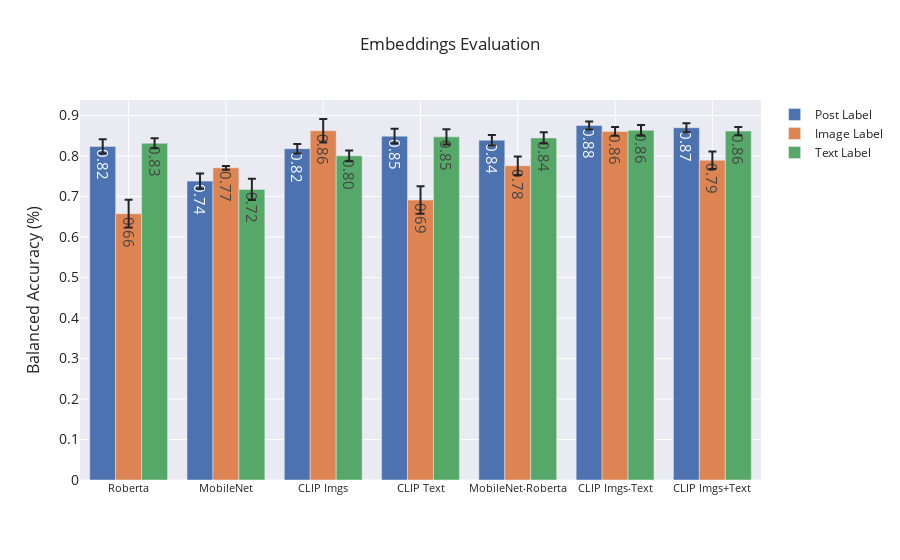

Notebook code for this chart:
### Code cell
import plotly.graph_objects as go
data = resuls_dataframe.copy()
data = data.set_index('Embedding')
data = data.rename({'Roberta_embeddings':'Roberta',
                                        'MobileNet_embeddings':'MobileNet',
                                        'MobileNet_Roberta_embeddings':'MobileNet⋅Roberta',
                                        'clip_imgs_embeddings' : 'CLIP Imgs',
                                        'clip_text_embeddings': 'CLIP Text',
                                        'clip_imgs_cat_text_embeddings': 'CLIP Imgs⋅Text',
                                        'clip_imgs_sum_text_embeddings': 'CLIP Imgs+Text'
                                       },axis='index')


fig = go.Figure()
fig.add_trace(go.Bar(
    name='Post Label',
    x=data.index, y=data['Post_ACC_test'],
    error_y=dict(type='data', array=data['Post_ACC_test_std'],
                ),
   
))
fig.add_trace(go.Bar(
    name='Image Label',
    x=data.index,  y=data['Img_ACC_test'],
    error_y=dict(type='data', array=data['Img_ACC_test_std']),
))
fig.add_trace(go.Bar(
    name='Text Label',
    x=data.index, y=data['Txt_ACC_test'],
    error_y=dict(type='data', array=data['Txt_ACC_test_std']),
))
fig.update_traces(texttemplate='%{y:.2f}', textposition='auto',textfont_size=15)
fig.update_layout(barmode='group',
                 
                title='Embeddings Evaluation',
                xaxis_tickfont_size=11,
                yaxis=dict(
                title='Balanced Accuracy (%)',
                titlefont_size=16,
                tickfont_size=14,
                ),
                template='seaborn'
                 
                 )
fig.write_image("embeddings_experiment.pdf", width= 1500,height=300, scale=10)
fig.show()

### Figure 1 — Plotly figure (JSON) as saved in the notebook; plotly's stock layout.template omitted (floating-point values rounded to 4 significant figures)
{"data": [{"error_y": {"array": [0.01761, 0.01877, 0.01159, 0.01836, 0.01284, 0.009983, 0.01101], "type": "data"}, "name": "Post Label", "textfont": {"size": 15}, "textposition": "auto", "texttemplate": "%{y:.2f}", "type": "bar", "x": ["Roberta", "MobileNet", "CLIP Imgs", "CLIP Text", "MobileNet⋅Roberta", "CLIP Imgs⋅Text", "CLIP Imgs+Text"], "y": [0.8234, 0.7378, 0.8179, 0.8489, 0.839, 0.8751, 0.8695]}, {"error_y": {"array": [0.03422, 0.004778, 0.0289, 0.03393, 0.02274, 0.01086, 0.02145], "type": "data"}, "name": "Image Label", "textfont": {"size": 15}, "textposition": "auto", "texttemplate": "%{y:.2f}", "type": "bar", "x": ["Roberta", "MobileNet", "CLIP Imgs", "CLIP Text", "MobileNet⋅Roberta", "CLIP Imgs⋅Text", "CLIP Imgs+Text"], "y": [0.6575, 0.7707, 0.8623, 0.6911, 0.7759, 0.8605, 0.7894]}, {"error_y": {"array": [0.01215, 0.02603, 0.01352, 0.01867, 0.0138, 0.01319, 0.01023], "type": "data"}, "name": "Text Label", "textfont": {"size": 15}, "textposition": "auto", "texttemplate": "%{y:.2f}", "type": "bar", "x": ["Roberta", "MobileNet", "CLIP Imgs", "CLIP Text", "MobileNet⋅Roberta", "CLIP Imgs⋅Text", "CLIP Imgs+Text"], "y": [0.8313, 0.7174, 0.8002, 0.8471, 0.8445, 0.8633, 0.8613]}], "layout": {"autosize": true, "barmode": "group", "title": {"text": "Embeddings Evaluation"}, "xaxis": {"autorange": true, "range": [-0.5, 6.5], "tickfont": {"size": 11}, "type": "category"}, "yaxis": {"autorange": true, "range": [0, 0.9381], "tickfont": {"size": 14}, "title": {"font": {"size": 16}, "text": "Balanced Accuracy (%)"}, "type": "linear"}}}
